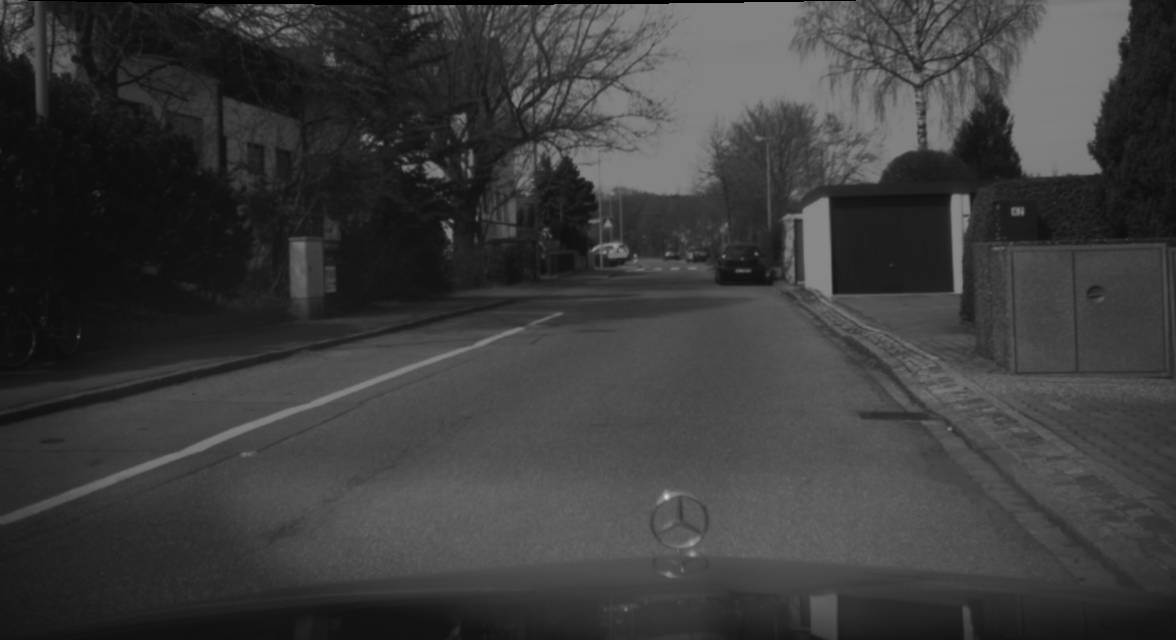
#> input picture Data/TestData/2012-04-02_120351/RectGrabber/imgrect_000000071_c0.pgm, 1176 x 640 px; its folder holds only this picture in this run
$ python practica1_si.py
#> lines starting #> are read from the running program, lines starting #| are printed output that depends on the picture
import cv2
from os import listdir
from os.path import isfile, join
import time
import glob
import random
import numpy as np
import plot_ellipse

def veloc(p1, p2, deltaT):
	return np.subtract(p1,p2)/deltaT

def prediction(A, x):
	return A.dot(x)

def covarianceUpdate(P, A, Q):
	return A@P@A.T + Q

def residualCovariance(H,P,R):
	return H*P*H.T + R

def kalmanGain(P,H,S):
	return (P*H.T) * np.linalg.pinv(S)


mypath = "Data/TestData/2012-04-02_120351/RectGrabber/"
onlyfiles = sorted(glob.glob(mypath + "*0.pgm"))
pt1 = ( 100 , 100)
pt2 = ( 200 , 200)
deltaT = 1
A = np.array([	[1, 0, deltaT, 0],
				[0, 1, 0, deltaT],
				[0, 0, 1, 0],
				[0, 0, 0, 1]])

C = np.array([	[1, 0, 0, 0],
				[0, 1, 0, 0],
				[0, 0, 1, 0],
				[0, 0, 0, 1]])

Q = np.array([	[1, 0, 0, 0],
				[0, 1, 0, 0],
				[0, 0, 1, 0],
				[0, 0, 0, 1]])


r =  255
g =  255
b = 0
hog = cv2.HOGDescriptor()
hog.setSVMDetector(cv2.HOGDescriptor_getDefaultPeopleDetector())
cal = (50, (4, 4), (16, 16), 1.2) # 0.8 overlap thresh
minw, win, pad, sca = cal

predictions = []

m_x = np.array([-1,-1,-1,-1]).T

for i in onlyfiles :

	img = cv2.imread(i,cv2.IMREAD_COLOR)
#> img is the input picture: shape (640, 1176, 3); min 0, max 210, mean 60.4
	scale_percent = 70 # percent of original size
	width = int(img.shape[1] * scale_percent / 100)
#> width = 823
	height = int(img.shape[0] * scale_percent / 100)
#> height = 448
	dim = (width, height)
#> dim = (823, 448)
	# resize image
	img = cv2.resize(img, dim, interpolation = cv2.INTER_AREA)
#> img: shape (448, 823, 3)

	# print(i)
	winname = 'image'
	# image = imutils.resize(img, width=100)
	(rects, wghts) = hog.detectMultiScale(img, winStride=win, padding=pad, scale=sca)
#> rects = [[515, 53, 92, 184]]; wghts = [0.465]


	if len(rects) > 0:
		for i, (x,y,w,h) in enumerate(rects):
			cv2.rectangle(img, (x,y),(x+w,y+h),(b,g,r))
			if wghts[i]>1:
				m_x = np.array([x+w/2,0,y+h/2,0]).T
#> this loop made 1 pass
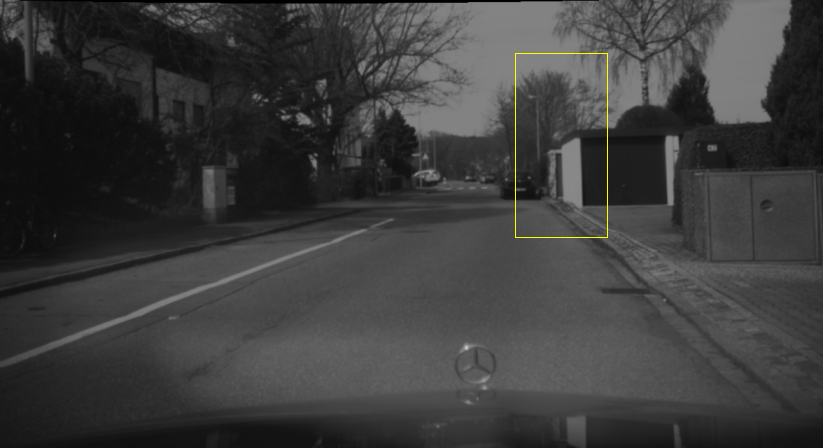
#> img: shape (448, 823, 3); mean B, G, R 60.2, 60.6, 60.6


	elif len(rects) == 0:
		m_x = prediction(A,m_x)

	cv2.namedWindow(winname)
	cv2.moveWindow(winname, 5,5)

	cv2.imshow(winname,img)

	cv2.waitKey(1)


# print(veloc(predictions[0],predictions[1],0.5))
cv2.destroyAllWindows()
